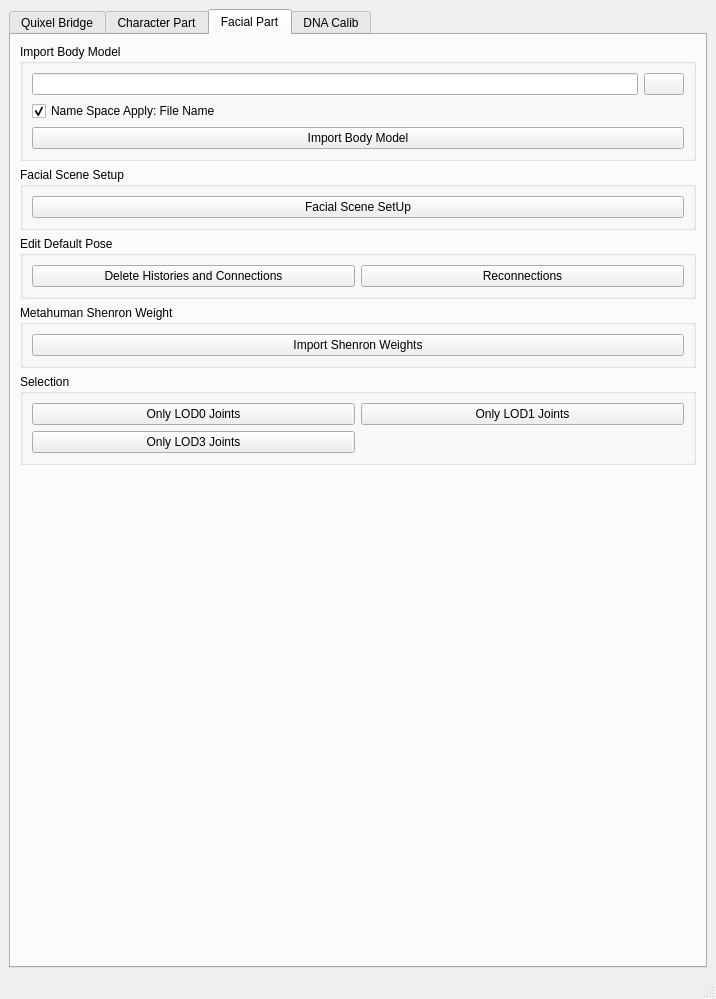
<?xml version="1.0" encoding="UTF-8"?>
<ui version="4.0">
 <class>MainWindow</class>
 <widget class="QMainWindow" name="MainWindow">
  <property name="geometry">
   <rect>
    <x>0</x>
    <y>0</y>
    <width>716</width>
    <height>999</height>
   </rect>
  </property>
  <property name="windowTitle">
   <string>MainWindow</string>
  </property>
  <widget class="QWidget" name="centralwidget">
   <layout class="QGridLayout" name="gridLayout_4">
    <item row="0" column="0">
     <widget class="QTabWidget" name="tabWidget">
      <property name="currentIndex">
       <number>2</number>
      </property>
      <widget class="QWidget" name="tab">
       <attribute name="title">
        <string>Quixel Bridge</string>
       </attribute>
       <layout class="QGridLayout" name="gridLayout">
        <item row="3" column="0">
         <layout class="QHBoxLayout" name="horizontalLayout_3">
          <item>
           <widget class="QGroupBox" name="groupBox_2">
            <property name="sizePolicy">
             <sizepolicy hsizetype="Fixed" vsizetype="Preferred">
              <horstretch>0</horstretch>
              <verstretch>0</verstretch>
             </sizepolicy>
            </property>
            <property name="title">
             <string>Character ID</string>
            </property>
            <layout class="QHBoxLayout" name="horizontalLayout_4">
             <property name="leftMargin">
              <number>2</number>
             </property>
             <property name="topMargin">
              <number>2</number>
             </property>
             <property name="rightMargin">
              <number>2</number>
             </property>
             <property name="bottomMargin">
              <number>2</number>
             </property>
             <item>
              <widget class="QLineEdit" name="charactreIDLineEdit">
               <property name="maximumSize">
                <size>
                 <width>300</width>
                 <height>16777215</height>
                </size>
               </property>
              </widget>
             </item>
            </layout>
           </widget>
          </item>
          <item>
           <widget class="QPushButton" name="createMetahumanPushButton">
            <property name="text">
             <string>Create Shenron Metahuman</string>
            </property>
           </widget>
          </item>
         </layout>
        </item>
        <item row="1" column="0">
         <widget class="QGroupBox" name="iconRadioButtonGroupBox">
          <property name="sizePolicy">
           <sizepolicy hsizetype="Preferred" vsizetype="Preferred">
            <horstretch>0</horstretch>
            <verstretch>0</verstretch>
           </sizepolicy>
          </property>
          <property name="title">
           <string>Digital Humans</string>
          </property>
          <layout class="QGridLayout" name="iconGridLayout">
           <property name="leftMargin">
            <number>4</number>
           </property>
           <property name="topMargin">
            <number>4</number>
           </property>
           <property name="rightMargin">
            <number>4</number>
           </property>
           <property name="bottomMargin">
            <number>4</number>
           </property>
           <property name="spacing">
            <number>4</number>
           </property>
           <item row="0" column="0">
            <widget class="QScrollArea" name="scrollArea">
             <property name="verticalScrollBarPolicy">
              <enum>Qt::ScrollBarAsNeeded</enum>
             </property>
             <property name="widgetResizable">
              <bool>true</bool>
             </property>
             <widget class="QWidget" name="scrollAreaWidgetContents">
              <property name="geometry">
               <rect>
                <x>0</x>
                <y>0</y>
                <width>654</width>
                <height>678</height>
               </rect>
              </property>
              <layout class="QGridLayout" name="gridLayout_3">
               <item row="0" column="0">
                <widget class="QWidget" name="insideWidget" native="true"/>
               </item>
              </layout>
             </widget>
            </widget>
           </item>
          </layout>
         </widget>
        </item>
        <item row="0" column="0">
         <widget class="QGroupBox" name="groupBox_3">
          <property name="maximumSize">
           <size>
            <width>16777215</width>
            <height>60</height>
           </size>
          </property>
          <property name="title">
           <string>DHI Library Path</string>
          </property>
          <layout class="QHBoxLayout" name="horizontalLayout_2">
           <property name="leftMargin">
            <number>4</number>
           </property>
           <property name="topMargin">
            <number>4</number>
           </property>
           <property name="rightMargin">
            <number>4</number>
           </property>
           <property name="bottomMargin">
            <number>4</number>
           </property>
           <item>
            <widget class="QLineEdit" name="megascanLibraryPathLineEdit"/>
           </item>
           <item>
            <widget class="QPushButton" name="libraryPathPushButton">
             <property name="text">
              <string/>
             </property>
            </widget>
           </item>
          </layout>
         </widget>
        </item>
        <item row="2" column="0">
         <widget class="QGroupBox" name="groupBox">
          <property name="maximumSize">
           <size>
            <width>16777215</width>
            <height>60</height>
           </size>
          </property>
          <property name="title">
           <string>Character Path</string>
          </property>
          <layout class="QHBoxLayout" name="horizontalLayout">
           <property name="leftMargin">
            <number>4</number>
           </property>
           <property name="topMargin">
            <number>4</number>
           </property>
           <property name="rightMargin">
            <number>4</number>
           </property>
           <property name="bottomMargin">
            <number>4</number>
           </property>
           <item>
            <widget class="QLineEdit" name="characterPathLineEdit"/>
           </item>
           <item>
            <widget class="QPushButton" name="characterPathPushButton">
             <property name="text">
              <string/>
             </property>
            </widget>
           </item>
          </layout>
         </widget>
        </item>
       </layout>
      </widget>
      <widget class="QWidget" name="tab_2">
       <attribute name="title">
        <string>Character Part</string>
       </attribute>
       <layout class="QGridLayout" name="gridLayout_2">
        <property name="leftMargin">
         <number>4</number>
        </property>
        <property name="topMargin">
         <number>4</number>
        </property>
        <property name="rightMargin">
         <number>4</number>
        </property>
        <property name="bottomMargin">
         <number>4</number>
        </property>
        <property name="spacing">
         <number>3</number>
        </property>
        <item row="7" column="0">
         <widget class="QGroupBox" name="groupBox_6">
          <property name="title">
           <string>Scene Lighting</string>
          </property>
          <layout class="QHBoxLayout" name="horizontalLayout_7">
           <item>
            <widget class="QPushButton" name="useAllLightsPushButton">
             <property name="text">
              <string>Use All Lights</string>
             </property>
            </widget>
           </item>
           <item>
            <widget class="QPushButton" name="useDefaultLightingPushButton">
             <property name="text">
              <string>Use Default Lighting</string>
             </property>
            </widget>
           </item>
          </layout>
         </widget>
        </item>
        <item row="0" column="0">
         <widget class="QGroupBox" name="groupBox_11">
          <property name="title">
           <string>Character Scene Setup</string>
          </property>
          <layout class="QVBoxLayout" name="verticalLayout_4">
           <item>
            <widget class="QPushButton" name="shenronCharacterPartSetUpPushButton">
             <property name="text">
              <string>Shenron Character Part SetUp</string>
             </property>
            </widget>
           </item>
          </layout>
         </widget>
        </item>
        <item row="11" column="0">
         <spacer name="verticalSpacer">
          <property name="orientation">
           <enum>Qt::Vertical</enum>
          </property>
          <property name="sizeHint" stdset="0">
           <size>
            <width>20</width>
            <height>40</height>
           </size>
          </property>
         </spacer>
        </item>
        <item row="1" column="0">
         <widget class="QGroupBox" name="groupBox_7">
          <property name="title">
           <string>2nd UV Editing</string>
          </property>
          <layout class="QHBoxLayout" name="horizontalLayout_8">
           <item>
            <widget class="QPushButton" name="deleteHistoryAndConnectionPushButton">
             <property name="text">
              <string>Delete Histories and Connections</string>
             </property>
            </widget>
           </item>
           <item>
            <widget class="QPushButton" name="reconnectionsPushButton">
             <property name="text">
              <string>Reconnections</string>
             </property>
            </widget>
           </item>
          </layout>
         </widget>
        </item>
        <item row="5" column="0">
         <widget class="QGroupBox" name="groupBox_5">
          <property name="title">
           <string>Change View Axis</string>
          </property>
          <layout class="QHBoxLayout" name="horizontalLayout_5">
           <item>
            <widget class="QPushButton" name="zUpAxisPushButton">
             <property name="text">
              <string>Z Up</string>
             </property>
            </widget>
           </item>
           <item>
            <widget class="QPushButton" name="yUpAxisPushButton">
             <property name="text">
              <string>Y Up</string>
             </property>
            </widget>
           </item>
          </layout>
         </widget>
        </item>
        <item row="3" column="0">
         <widget class="QGroupBox" name="groupBox_10">
          <property name="title">
           <string>Rotate -90</string>
          </property>
          <layout class="QHBoxLayout" name="horizontalLayout_11">
           <item>
            <widget class="QPushButton" name="rotatePushButton">
             <property name="text">
              <string>Rotate -90</string>
             </property>
            </widget>
           </item>
           <item>
            <widget class="QPushButton" name="rotateResetPushButton">
             <property name="text">
              <string>Rotate Reset</string>
             </property>
            </widget>
           </item>
          </layout>
         </widget>
        </item>
        <item row="2" column="0">
         <widget class="QGroupBox" name="groupBox_9">
          <property name="title">
           <string>Metahuman Default Weight</string>
          </property>
          <layout class="QHBoxLayout" name="horizontalLayout_10">
           <item>
            <widget class="QPushButton" name="importMetahumanWeightsPushButton">
             <property name="text">
              <string>Import Metahuman Weights</string>
             </property>
            </widget>
           </item>
          </layout>
         </widget>
        </item>
        <item row="4" column="0">
         <widget class="QGroupBox" name="groupBox_4">
          <property name="title">
           <string>Scene Data</string>
          </property>
          <layout class="QGridLayout" name="gridLayout_6">
           <item row="0" column="0">
            <widget class="QPushButton" name="setCurrentCharacterPushButton">
             <property name="text">
              <string>Set Current Path</string>
             </property>
            </widget>
           </item>
           <item row="0" column="1">
            <widget class="QPushButton" name="LODNodeRenameSelectionPushButton">
             <property name="text">
              <string>Rename LOD Group Mesh</string>
             </property>
            </widget>
           </item>
           <item row="1" column="1">
            <widget class="QPushButton" name="applyOutlinerColorPushButton">
             <property name="text">
              <string>Apply Outliner Color</string>
             </property>
            </widget>
           </item>
           <item row="1" column="0">
            <widget class="QPushButton" name="removeLayersPushButton">
             <property name="text">
              <string>Remove Layers</string>
             </property>
            </widget>
           </item>
           <item row="2" column="0">
            <widget class="QPushButton" name="removeNameSpacePushButton">
             <property name="text">
              <string>Remove NameSpace</string>
             </property>
            </widget>
           </item>
           <item row="2" column="1">
            <widget class="QPushButton" name="renameMaterialNamePushButton">
             <property name="text">
              <string>Rename Material Name</string>
             </property>
            </widget>
           </item>
          </layout>
         </widget>
        </item>
        <item row="8" column="0">
         <widget class="QGroupBox" name="groupBox_15">
          <property name="title">
           <string>Group Node Type</string>
          </property>
          <layout class="QHBoxLayout" name="horizontalLayout_6">
           <item>
            <widget class="QPushButton" name="transformPushButton">
             <property name="text">
              <string>[mesh] Group to TransformGroup</string>
             </property>
            </widget>
           </item>
           <item>
            <widget class="QPushButton" name="lodGroupPushButton">
             <property name="text">
              <string>[mesh] Group to LODGroup</string>
             </property>
            </widget>
           </item>
          </layout>
         </widget>
        </item>
       </layout>
      </widget>
      <widget class="QWidget" name="tab_4">
       <attribute name="title">
        <string>Facial Part</string>
       </attribute>
       <layout class="QVBoxLayout" name="verticalLayout">
        <item>
         <widget class="QGroupBox" name="groupBox_12">
          <property name="sizePolicy">
           <sizepolicy hsizetype="Preferred" vsizetype="Fixed">
            <horstretch>0</horstretch>
            <verstretch>0</verstretch>
           </sizepolicy>
          </property>
          <property name="title">
           <string>Import Body Model</string>
          </property>
          <layout class="QVBoxLayout" name="verticalLayout_2">
           <item>
            <layout class="QHBoxLayout" name="horizontalLayout_13">
             <item>
              <widget class="QLineEdit" name="importBodyModelLineEdit">
               <property name="sizePolicy">
                <sizepolicy hsizetype="Expanding" vsizetype="Fixed">
                 <horstretch>0</horstretch>
                 <verstretch>0</verstretch>
                </sizepolicy>
               </property>
               <property name="maximumSize">
                <size>
                 <width>16777215</width>
                 <height>16777215</height>
                </size>
               </property>
              </widget>
             </item>
             <item>
              <widget class="QPushButton" name="bodyModelPathPushButton">
               <property name="maximumSize">
                <size>
                 <width>16777215</width>
                 <height>16777215</height>
                </size>
               </property>
               <property name="text">
                <string/>
               </property>
              </widget>
             </item>
            </layout>
           </item>
           <item>
            <widget class="QCheckBox" name="nameSpaceApplyCheckBox">
             <property name="text">
              <string>Name Space Apply: File Name</string>
             </property>
             <property name="checked">
              <bool>true</bool>
             </property>
            </widget>
           </item>
           <item>
            <widget class="QPushButton" name="importBodyModelPushButton">
             <property name="text">
              <string>Import Body Model</string>
             </property>
            </widget>
           </item>
          </layout>
         </widget>
        </item>
        <item>
         <widget class="QGroupBox" name="groupBox_13">
          <property name="title">
           <string>Facial Scene Setup</string>
          </property>
          <layout class="QVBoxLayout" name="verticalLayout_3">
           <item>
            <widget class="QPushButton" name="facialSceneSetUpPushButton">
             <property name="text">
              <string>Facial Scene SetUp</string>
             </property>
            </widget>
           </item>
          </layout>
         </widget>
        </item>
        <item>
         <widget class="QGroupBox" name="groupBox_8">
          <property name="title">
           <string>Edit Default Pose</string>
          </property>
          <layout class="QGridLayout" name="gridLayout_8">
           <item row="0" column="1">
            <widget class="QPushButton" name="reconnectionsFacialPushButton">
             <property name="text">
              <string>Reconnections</string>
             </property>
            </widget>
           </item>
           <item row="0" column="0">
            <widget class="QPushButton" name="deleteHistoryAndConnectionFacialPushButton">
             <property name="text">
              <string>Delete Histories and Connections</string>
             </property>
            </widget>
           </item>
          </layout>
         </widget>
        </item>
        <item>
         <widget class="QGroupBox" name="groupBox_14">
          <property name="title">
           <string>Metahuman Shenron Weight</string>
          </property>
          <layout class="QVBoxLayout" name="verticalLayout_5">
           <item>
            <widget class="QPushButton" name="importShenronWeightsPushButton">
             <property name="text">
              <string>Import Shenron Weights</string>
             </property>
            </widget>
           </item>
          </layout>
         </widget>
        </item>
        <item>
         <widget class="QGroupBox" name="groupBox_16">
          <property name="title">
           <string>Selection</string>
          </property>
          <layout class="QGridLayout" name="gridLayout_7">
           <item row="0" column="0">
            <widget class="QPushButton" name="LOD0JointsSelectionPushButton">
             <property name="text">
              <string>Only LOD0 Joints</string>
             </property>
            </widget>
           </item>
           <item row="0" column="1">
            <widget class="QPushButton" name="LOD1JointsSelectionPushButton">
             <property name="text">
              <string>Only LOD1 Joints</string>
             </property>
            </widget>
           </item>
           <item row="1" column="0">
            <widget class="QPushButton" name="LOD3JointsSelectionPushButton">
             <property name="text">
              <string>Only LOD3 Joints</string>
             </property>
            </widget>
           </item>
          </layout>
         </widget>
        </item>
        <item>
         <spacer name="verticalSpacer_2">
          <property name="orientation">
           <enum>Qt::Vertical</enum>
          </property>
          <property name="sizeHint" stdset="0">
           <size>
            <width>20</width>
            <height>40</height>
           </size>
          </property>
         </spacer>
        </item>
       </layout>
      </widget>
      <widget class="QWidget" name="tab_3">
       <attribute name="title">
        <string>DNA Calib</string>
       </attribute>
       <layout class="QGridLayout" name="gridLayout_5">
        <item row="0" column="0">
         <widget class="QLabel" name="label">
          <property name="text">
           <string>Not Yet ...</string>
          </property>
         </widget>
        </item>
       </layout>
      </widget>
     </widget>
    </item>
   </layout>
  </widget>
  <widget class="QMenuBar" name="menubar">
   <property name="geometry">
    <rect>
     <x>0</x>
     <y>0</y>
     <width>716</width>
     <height>26</height>
    </rect>
   </property>
  </widget>
  <widget class="QStatusBar" name="statusbar"/>
 </widget>
 <resources/>
 <connections/>
</ui>
